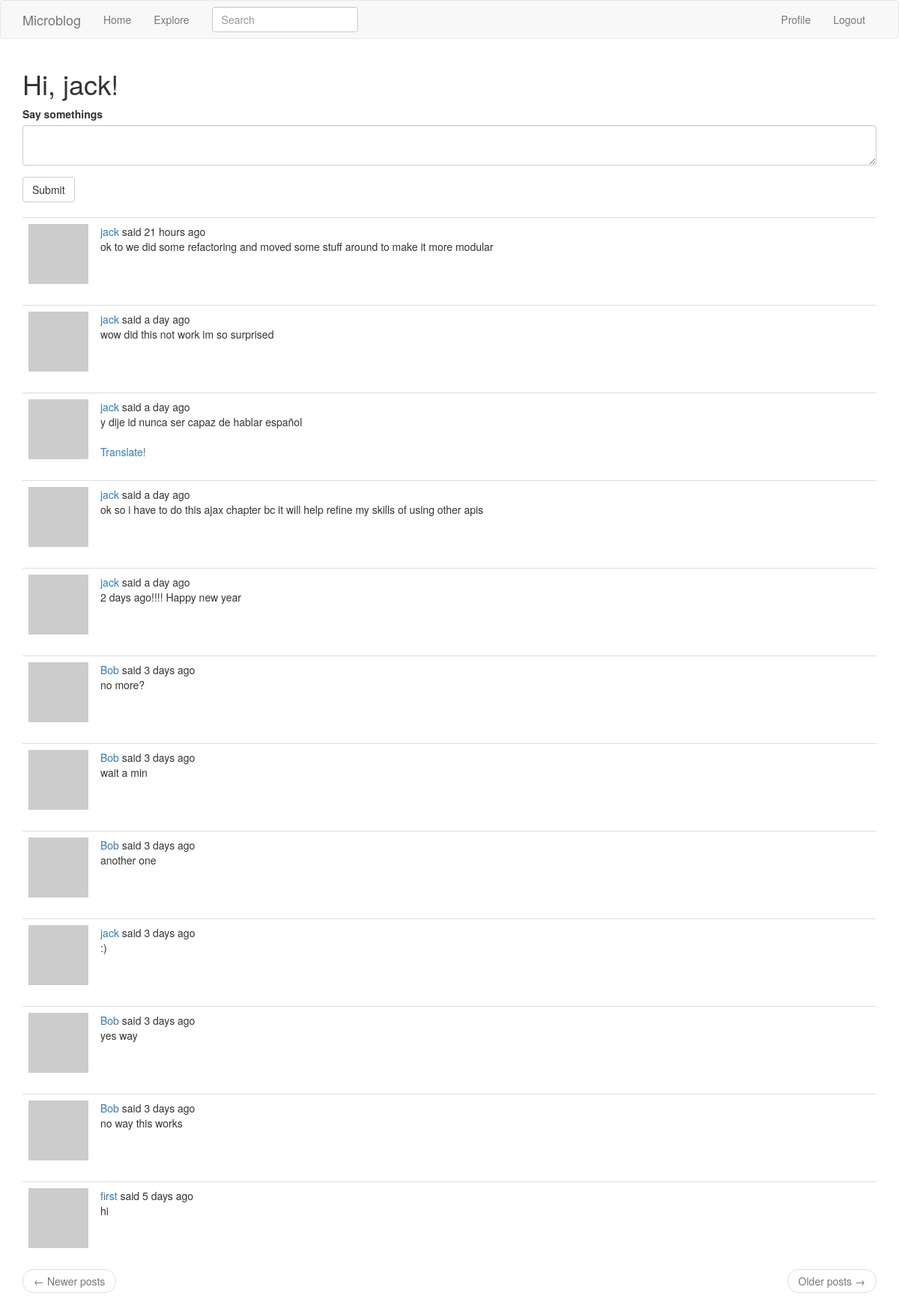
The page /index (signed in) on the database its author committed.
### app/models.py (models this page shows, shortened)
class User(UserMixin, db.Model):
    id = db.Column(db.Integer, primary_key=True)
    username = db.Column(db.String(64), index=True, unique=True)
    email = db.Column(db.String(120), index=True, unique=True)
    password_hash = db.Column(db.String(128))
    posts = db.relationship('Post', backref='author', lazy='dynamic')
    about_me = db.Column(db.String(140))
    last_seen = db.Column(db.DateTime, default=datetime.utcnow())
    followed = db.relationship('User', secondary=followers,
    primaryjoin=(followers.c.follower_id == id),
    secondaryjoin=(followers.c.followed_id == id),
    backref=db.backref('followers', lazy='dynamic'), lazy='dynamic')
    def avatar(self,size):
        digest = md5(self.email.lower().encode('utf-8')).hexdigest()
        return 'https:www.gravatar.com/avatar/{}?d=identicon&s={}'.format(digest, size)
    def followed_posts(self):
        followed = Post.query.join(
            followers, (followers.c.followed_id == Post.user_id)).filter(
            followers.c.follower_id == self.id)
        own = Post.query.filter_by(user_id=self.id) #adds own posts to timeline
        return followed.union(own).order_by(Post.timestamp.desc())

class SearchableMixin(object):
    @classmethod
    def before_commit(cls, session):
        session._changes = {
        'add': list(session.new),
        'update': list(session.dirty),
        'delete': list(session.deleted)
        }
    @classmethod
    def after_commit(cls, session):
        for obj in session._changes['add']:
            if isinstance(obj, SearchableMixin):
                add_to_index(obj.__tablename__, obj)
        for obj in session._changes['update']:
            if isinstance(obj, SearchableMixin):
                add_to_index(obj.__tablename__, obj)
        for obj in session._changes['delete']:
            if isinstance(obj, SearchableMixin):
                remove_from_index(obj.__tablename__, obj)
        session._changes = None

class Post(SearchableMixin, db.Model):
    id = db.Column(db.Integer, primary_key=True)
    body = db.Column(db.String(140))
    timestamp = db.Column(db.DateTime, index=True, default=datetime.utcnow())
    user_id = db.Column(db.Integer, db.ForeignKey('user.id')) #they are connected by this
    language = db.Column(db.String(5))
    __searchable__ = ['body']

### app/main/routes.py (the view, shortened to what this page needs)
@bp.route('/', methods=["GET","POST"])
@bp.route('/index', methods=["GET","POST"]) #decorators
@login_required
def index():
    form = PostForm()
    page = request.args.get('page',1,type=int)
    posts = current_user.followed_posts().paginate(
    page, current_app.config['POSTS_PER_PAGE'], False)
    next_url = url_for('main.index',page=posts.next_num) if posts.has_next else None
    prev_url = url_for('main.index',page=posts.prev_num) if posts.has_prev else None
    return render_template('index.html', title='Home Page', form=form,
    posts=posts.items, next_url=next_url, prev_url=prev_url)

### app/main/forms.py
class SearchForm(FlaskForm):
    q = StringField('Search', validators=[DataRequired()])
    def __init__(self, *args, **kwargs):
        if 'formdata' not in kwargs:
            kwargs['formdata'] = request.args
        if 'csrf_enabled' not in kwargs:
            kwargs['csrf_enabled'] = False
        super(SearchForm,self).__init__(*args, **kwargs)

class PostForm(FlaskForm):
    post = TextAreaField('Say somethings',
    validators=[DataRequired(),Length(min=1,max=140)])
    submit = SubmitField('Submit')

### app/main/routes.py (called while the page is built)
@bp.before_app_request
def before_app_request():
    if current_user.is_authenticated:
        current_user.last_seen = datetime.utcnow()
        db.session.commit()
        g.search_form = SearchForm()
    g.locale = str(get_locale())

@bp.before_request
def before_request():
    if current_user.is_authenticated:
        current_user.last_seen = datetime.utcnow()
        db.session.commit()
    g.locale = 'en' #str(get_locale()) not working

### app/models.py (called while the page is built)
@login.user_loader
def load_user(id):
    return User.query.get(int(id))

### app/templates/index.html
{% extends "base.html" %}
{% import 'bootstrap/wtf.html' as wtf %}
{% block app_content %}
    <h1>Hi, {{ current_user.username }}!</h1>
    {% if form %}
    {{ wtf.quick_form(form) }}
    <br>
    {% endif %}
    {% for post in posts %}
        {% include '_post.html' %}
    {% endfor %}
    <nav aria-label="...">
        <ul class="pager">
            <li class="previous{% if not prev_url %} disabled{% endif %}">
                <a href="{{ prev_url or '#' }}">
                    <span aria-hidden="true">&larr;</span> Newer posts
                </a>
            </li>
            <li class="next{% if not next_url %} disabled{% endif %}">
                <a href="{{ next_url or '#' }}">
                    Older posts <span aria-hidden="true">&rarr;</span>
                </a>
            </li>
        </ul>
    </nav>
{% endblock %}

### app/templates/_post.html (shortened to what this page needs)
<table class="table table-hover">
    <tr>
        <td width="70px">
            <a href="{{ url_for('main.user', username=post.author.username) }}">
                <img src="{{ post.author.avatar(70) }}" />
            </a>
        </td>
        <td>
            {{ _('%(username)s said %(when)s',
                username=user_link, when=moment(post.timestamp).fromNow()) }}
            <br>
            <span id="post{{ post.id }}">{{ post.body }}</span>
            {% if post.language and post.language != g.locale %}
            <br>
            <br>
            <span id="translation{{ post.id }}">
                <a href="javascript:translate(
                            '#post{{ post.id }}',
                            '#translation{{ post.id }}',
                            '{{ post.language }}',
                            '{{ g.locale }}');">{{ _('Translate!') }}</a>
            </span>
            {% endif %}
        </td>
    </tr>
</table>

### rows shown on the page
User: username "jack"
Post: body "ok to we did some refactoring and moved some stuff around to make it more modular"
Post: body "wow did this not work im so surprised"
Post: body "y dije id nunca ser capaz de hablar español"
Post: body "ok so i have to do this ajax chapter bc it will help refine my skills of using other apis"
Post: body "2 days ago!!!! Happy new year"
Post: body "no more?"
Post: body "wait a min"
Post: body "another one"
Post: body ":)"
Post: body "yes way"
Post: body "no way this works"
Post: body "hi"
